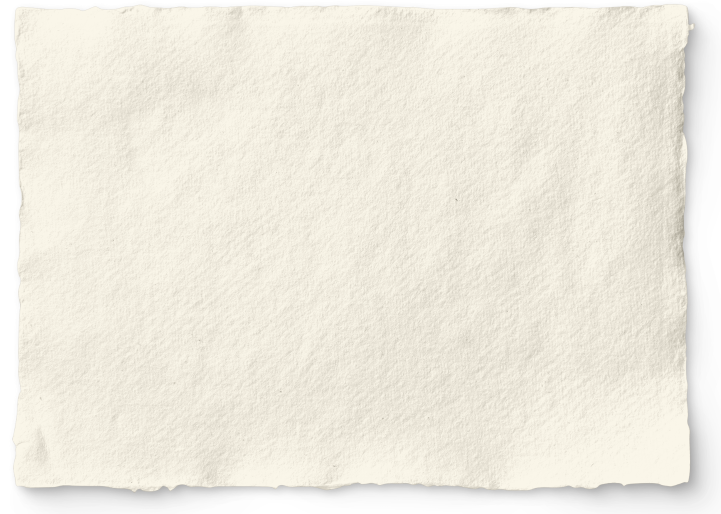
#> input picture assets/images/paper-sheet-semi-rough.png, 1442 x 1027 px, found by its file name (shown at 1/2 size)
$ python make_blue2.py
#> lines starting #> are read from the running program, lines starting #| are printed output that depends on the picture; after the words box and inside, x2 and y2 are one past the last pixel; in counts of white or black regions, pixels touching at a corner belong together
"""Stronger BLUE pass: raise saturation on the light ramp so surfaces read blue, not white.
Hue anchored at 194 (app UI). Keeps the dark brand ramp (that already matches the UI)."""
from PIL import Image
import numpy as np, os

IMG = r"C:\Users\Bl0ck\Desktop\desk\org\Propagation House Website Rebuild\house-news\assets\images"

# blue paper ramp, hue 194, genuinely saturated
STOPS = [
    (0.00, (24, 78, 96)),     # deep blue shadow
    (0.35, (86, 150, 172)),   # mid blue
    (0.70, (150, 198, 214)),  # light blue
    (1.00, (222, 240, 246)),  # blue-white highlight
]
def ramp(lum):
    lum=np.clip(lum,0,1); out=np.zeros(lum.shape+(3,),float)
    for i in range(len(STOPS)-1):
        p0,c0=STOPS[i]; p1,c1=STOPS[i+1]
        m=(lum>=p0)&(lum<=p1); t=(lum[m]-p0)/(p1-p0)
        for ch in range(3): out[m,ch]=c0[ch]+t*(c1[ch]-c0[ch])
    return out

for src,dst in [("paper-sheet-semi-rough.png","paper-sheet-semi-rough-blue.png"),
                ("torn-up-strip.png","torn-up-strip-blue.png"),
                ("torn-down-strip.png","torn-down-strip-blue.png")]:
    im=Image.open(os.path.join(IMG,src)).convert("RGBA")
#> im is the input picture: PIL image 1442x1027 RGBA; mean R, G, B, A 214.7, 210.6, 199.3, 222.6
    a=np.asarray(im).astype(float); rgb=a[:,:,:3]; al=a[:,:,3]
#> after `rgb = a[:, :, :3]`:
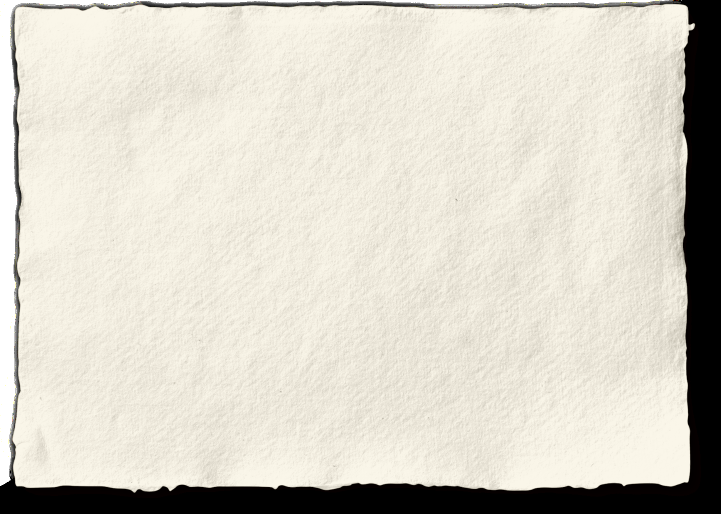
#> rgb: shape (1027, 1442, 3) float64 (shown at 1/2 size); mean R, G, B 214.7, 210.6, 199.3
#> after `al = a[:, :, 3]`:
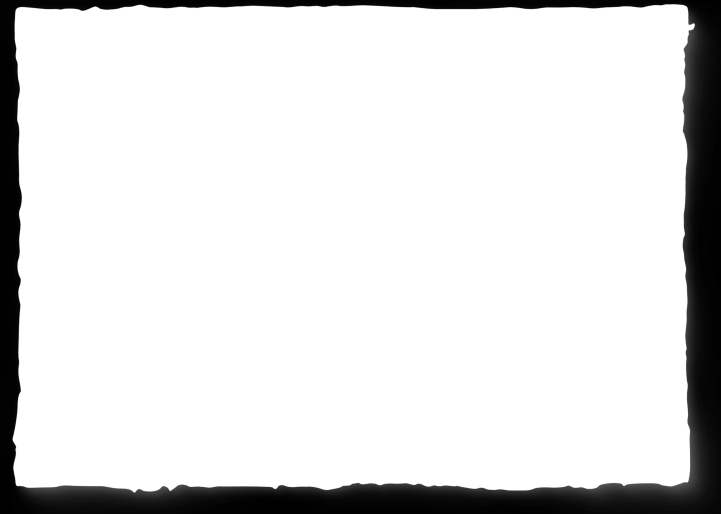
#> al: shape (1027, 1442) float64 (shown at 1/2 size); min 0, max 255, mean 222.6
    lum=(0.299*rgb[:,:,0]+0.587*rgb[:,:,1]+0.114*rgb[:,:,2])/255.0
    out=np.dstack([ramp(lum),al]).astype(np.uint8)
#> the loop in ramp, `for i in range(len(STOPS)-1):` made 3 passes
#> pass 1, in ramp, `m = (lum >= p0) & (lum <= p1)`:
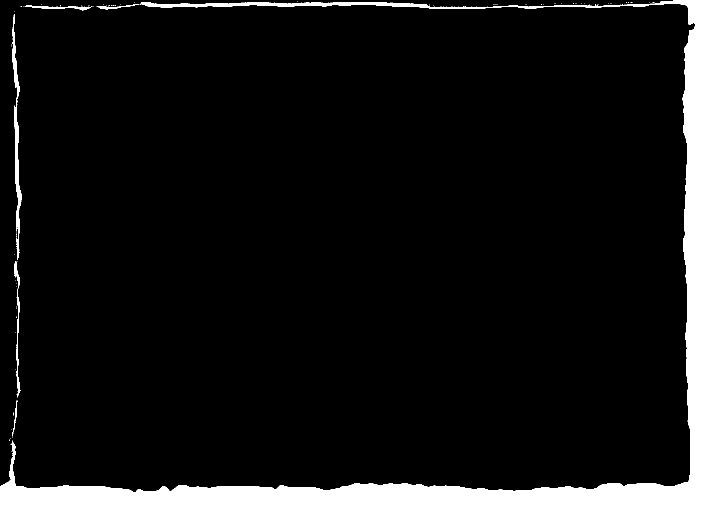
#> m: shape (1027, 1442) bool (shown at 1/2 size); 10.4% white; 87 white regions (81 under 20 px), largest, box (x1, y1, x2, y2) and area: (0, 0, 1442, 1027) 149874, (24, 28, 43, 520) 2520, (28, 522, 41, 795) 837, (50, 11, 185, 21) 459, (193, 8, 279, 19) 242, (25, 801, 35, 870) 130
#> pass 2, in ramp, `m = (lum >= p0) & (lum <= p1)`:
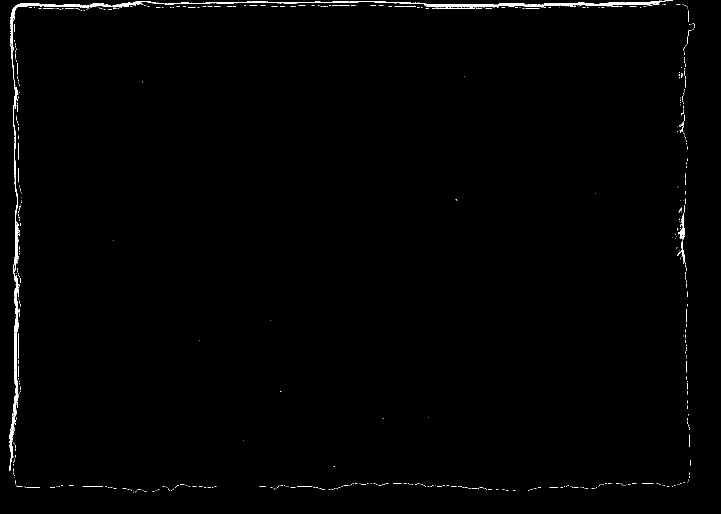
#> m: shape (1027, 1442) bool (shown at 1/2 size); 0.74% white; 536 white regions (512 under 20 px), largest, box (x1, y1, x2, y2) and area: (18, 0, 1346, 942) 7674, (1357, 426, 1370, 481) 251, (1355, 482, 1371, 529) 148
#> pass 3, in ramp, `m = (lum >= p0) & (lum <= p1)`:
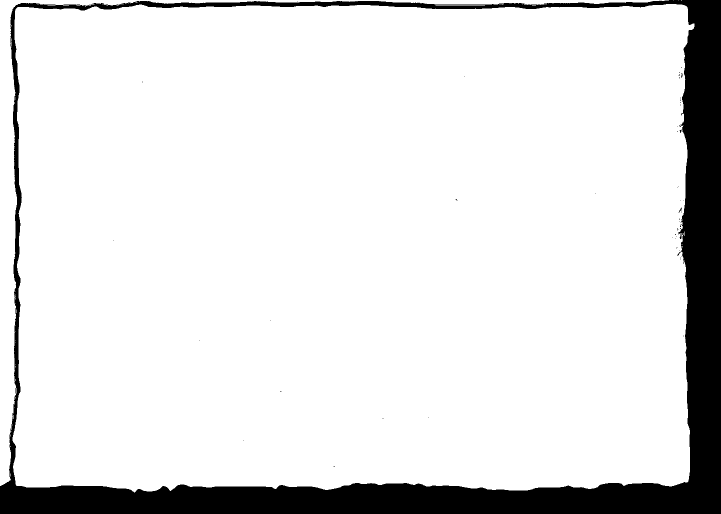
#> m: shape (1027, 1442) bool (shown at 1/2 size); 88.8% white; 53 black regions (51 under 20 px), largest, box (x1, y1, x2, y2) and area: (0, 0, 1442, 1027) 165004, (1357, 415, 1364, 425) 21
#> after the loop in ramp, `for i in range(len(STOPS)-1):`:
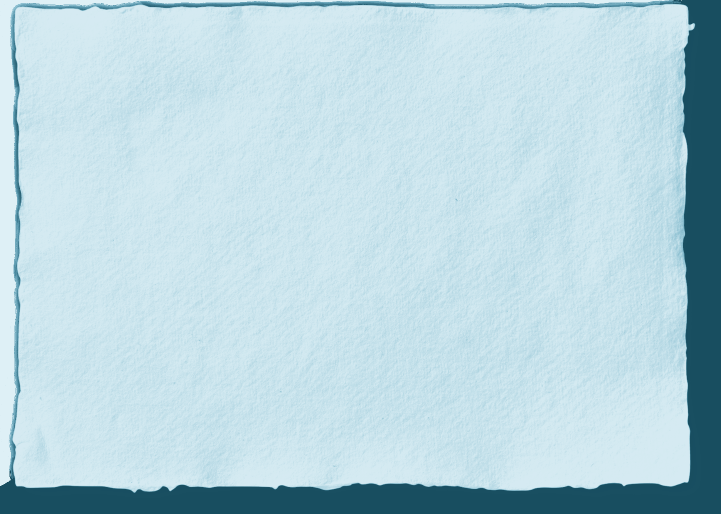
#> out: shape (1027, 1442, 3) float64 (shown at 1/2 size); mean of channels 0, 1, 2 184.5, 213.4, 223.1; drawn as R, G, B
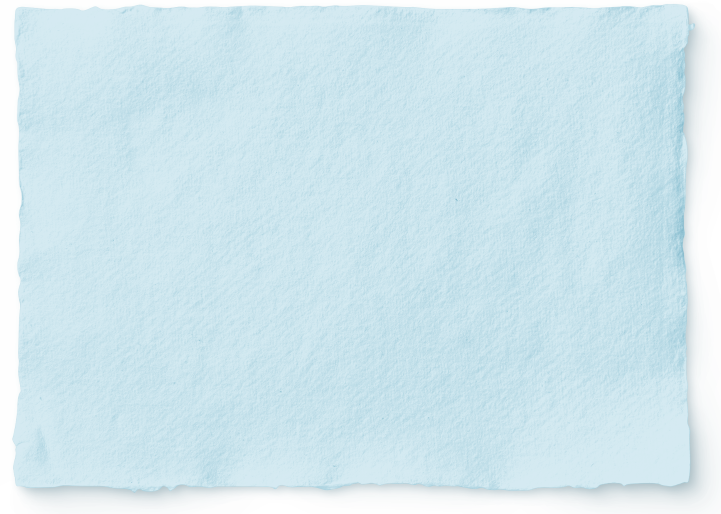
#> out: shape (1027, 1442, 4) (shown at 1/2 size); mean of channels 0, 1, 2, 3 184.1, 213, 222.7, 222.6; transparent parts drawn white
    Image.fromarray(out,"RGBA").save(os.path.join(IMG,dst))
    vis=ramp(lum)[al>10]
    print(dst,"mean",vis.mean(axis=0).round(0),"p10",np.percentile(vis,10,axis=0).round(0),"p90",np.percentile(vis,90,axis=0).round(0))
#| paper-sheet-semi-rough-blue.png mean [193. 221. 230.] p10 [189. 221. 231.] p90 [211. 234. 241.]
#> pass 2 of the loop `for src,dst in [("paper-sheet-semi-rough.png","paper-sheet-semi-rough-..`:
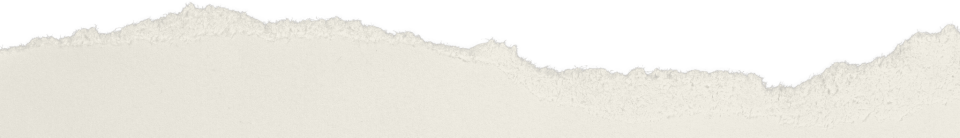
#> input picture assets/images/torn-up-strip.png, 1920 x 275 px, found by its file name (shown at 1/2 size)
#> im is the input picture: PIL image 1920x275 RGBA; mean R, G, B, A 156.5, 154.5, 147.7, 169.7
#> a: shape (275, 1920, 4) float64
#> rgb: shape (275, 1920, 3) float64
#> al: shape (275, 1920) float64
#> lum: shape (275, 1920) float64
#> the loop in ramp (call 3), `for i in range(len(STOPS)-1):` made 3 passes
#> pass 1, in ramp (call 3), `m = (lum >= p0) & (lum <= p1)`:
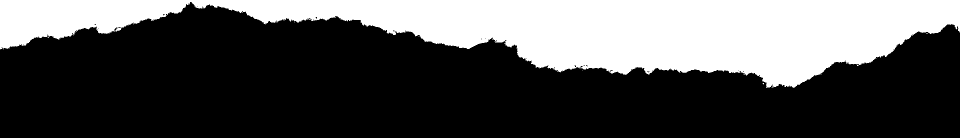
#> m: shape (275, 1920) bool (shown at 1/2 size); 32.8% white; 12 white regions (11 under 20 px), largest, box (x1, y1, x2, y2) and area: (0, 0, 1920, 176) 172930
#> `out=np.dstack([ramp(lum),al]).astype(np.uint8)`:
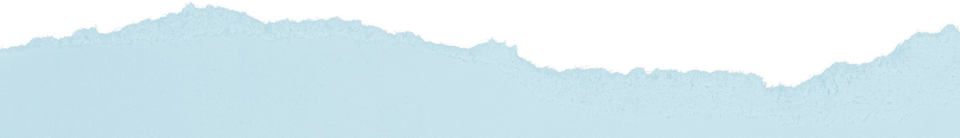
#> out: shape (275, 1920, 4) (shown at 1/2 size); mean of channels 0, 1, 2, 3 140.7, 177.3, 189.5, 169.7; transparent parts drawn white
#| torn-up-strip-blue.png mean [196. 225. 234.] p10 [193. 223. 233.] p90 [204. 229. 238.]
#> pass 3 of the loop `for src,dst in [("paper-sheet-semi-rough.png","paper-sheet-semi-rough-..`:
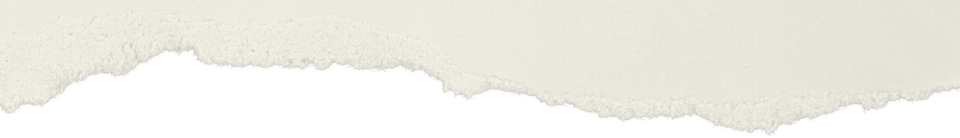
#> input picture assets/images/torn-down-strip.png, 1920 x 275 px, found by its file name (shown at 1/2 size)
#> im is the input picture: PIL image 1920x275 RGBA; mean R, G, B, A 156.5, 154.5, 147.7, 169.7
#> the loop in ramp (call 5), `for i in range(len(STOPS)-1):` made 3 passes
#> pass 1, in ramp (call 5), `m = (lum >= p0) & (lum <= p1)`:
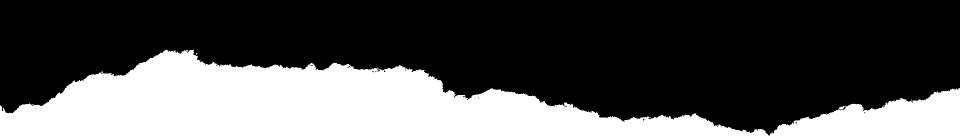
#> m: shape (275, 1920) bool (shown at 1/2 size); 32.8% white; 12 white regions (11 under 20 px), largest, box (x1, y1, x2, y2) and area: (0, 99, 1920, 275) 172930
#> `out=np.dstack([ramp(lum),al]).astype(np.uint8)`:
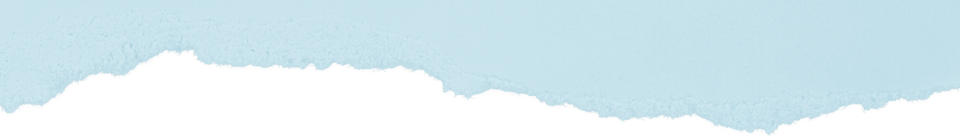
#> out: shape (275, 1920, 4) (shown at 1/2 size); mean of channels 0, 1, 2, 3 140.7, 177.3, 189.5, 169.7; transparent parts drawn white
#| torn-down-strip-blue.png mean [196. 225. 234.] p10 [193. 223. 233.] p90 [204. 229. 238.]
